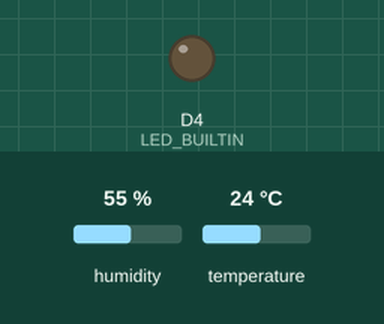
The sketch below on a simulated ESP8266 (NodeMCU). Shown: output pins drawn as LEDs (lit = HIGH, except the on-board LED, lit = LOW). The test bench sets the inputs (shaded band); at power-on: humidity 55 %, temperature 24 °C. WiFi joins after 1.5 s; servers stay silent unless stated; uploads are accepted with an empty reply; what the sketch prints to the serial monitor is not drawn.

Above: at 0.6 s.
At 2.1 s:
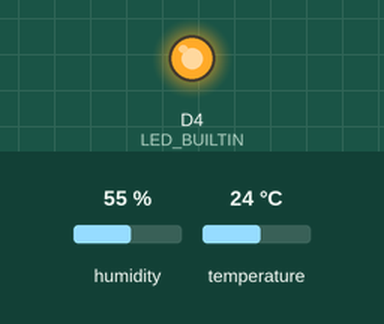
Timing chart, 0 to 3.6 s (numbered marks = the images above):
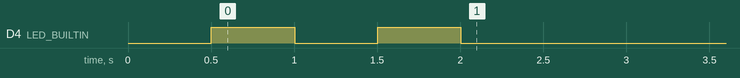

The sketch:

esp8266.ino
```cpp
//Code of NodeMcu Lua ESP8266 WIFI Board for collecting and sending weather data to the php script

#include <ESP8266httpUpdate.h>
#include <ESP8266WiFi.h>
#include <DHT.h>
#include <ESP8266HTTPClient.h>
#include <WiFiClient.h>
#include "secrets.h"

const String URL = API_URL;
const char* ssid = WIFI_SSID;
const char* password = WIFI_PASSWORD;

IPAddress localIP(192, 168, 1, 250);   // the board's fixed address
IPAddress gateway(192, 168, 1, 1);     // Default Gateway
IPAddress subnet(255, 255, 255, 0);    // Subnet Mask

#define DHT_SENSOR_PIN D7
#define DHT_SENSOR_TYPE DHT22

DHT dht_sensor(DHT_SENSOR_PIN, DHT_SENSOR_TYPE);

void setup() {
  pinMode(LED_BUILTIN, OUTPUT);

  dht_sensor.begin();

  Serial.begin(9600);

  connectWifi();
}

void connectWifi(){
  Serial.println();
  Serial.println("WiFi connecting to ");
  Serial.println(ssid);

  WiFi.config(localIP, gateway, subnet, gateway);
  WiFi.begin(ssid, password);

  Serial.print("Connecting");

  while (WiFi.status() != WL_CONNECTED){
    digitalWrite(LED_BUILTIN, LOW);
    delay(500);
    digitalWrite(LED_BUILTIN, HIGH);
    delay(500);
    Serial.print(WiFi.status());
  }
  Serial.println();
  Serial.println("WiFi connected!");
  Serial.println("NodeMCU IP Address: ");
  Serial.print(WiFi.localIP());

  digitalWrite(LED_BUILTIN, LOW);
  //delay(5000);
  //digitalWrite(LED_BUILTIN, HIGH);
}

// the loop function runs over and over again forever
void loop() {
  if (WiFi.status() != WL_CONNECTED){
    connectWifi();
  }

  float humi = dht_sensor.readHumidity();
  float tempC = dht_sensor.readTemperature();

  if(isnan(humi) || isnan(tempC)){
    Serial.println("DHT error");
  }
  else{
    String postData = "{\"device_id\":\"" + String(DEVICE_ID) + "\""
                + ",\"temp_c\":" + String(tempC)
                 + ",\"humidity\":" + String(humi)
                + "}";

    HTTPClient http;
    WiFiClient wifiClient;

    http.begin(wifiClient, URL);
    http.addHeader("Content-Type", "application/json");
    http.addHeader("Authorization", "Bearer " + String(DEVICE_TOKEN ));

    int httpCode = http.POST(postData);
    String payload = http.getString();
    http.end();

    Serial.println("----------------");
    Serial.println("DHT22:");
    Serial.print("Humidity: ");
    Serial.println(humi);
    Serial.print("C: ");
    Serial.println(tempC);
    Serial.println("----------------");
    Serial.print("URL: ");
    Serial.println(URL);
    Serial.print("Post Data: ");
    Serial.println(postData);
    Serial.print("httpCode: "); //200 = ok
    Serial.println(httpCode);
    Serial.print("Payload: ");
    Serial.println(payload);

  }
  delay(60000);
}
```

secrets.example.h
```cpp
// Template for secrets.h. Copy this file to secrets.h in the same folder
// and fill in your own values. secrets.h is gitignored: never commit it.
#define WIFI_SSID     "your-2.4GHz-wifi-name"
#define WIFI_PASSWORD "your-wifi-password"
#define API_URL       "http://<pc-lan-ip>:8000/readings"
#define DEVICE_ID     "<device_id returned by POST /devices>"
#define DEVICE_TOKEN  "<token returned by POST /devices (shown once)>"
```
